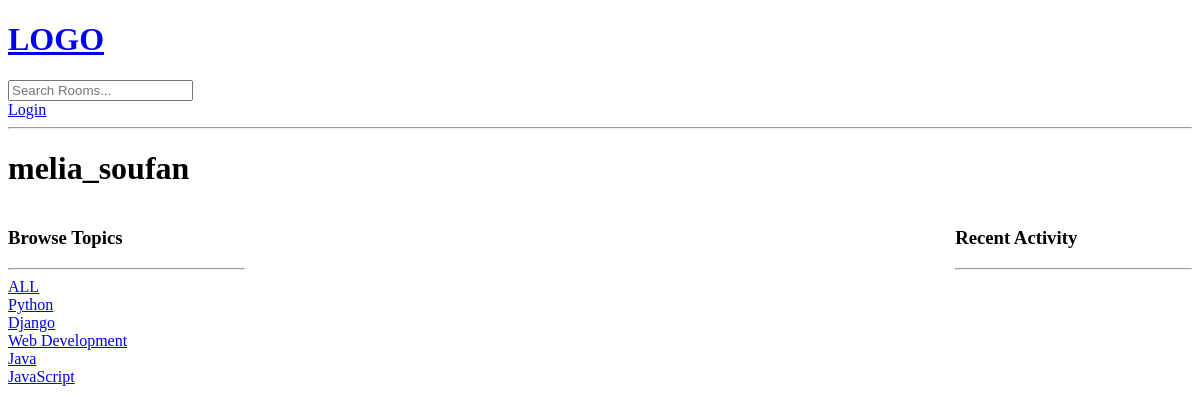
/profile/4, run on an earlier commit of the app's database.
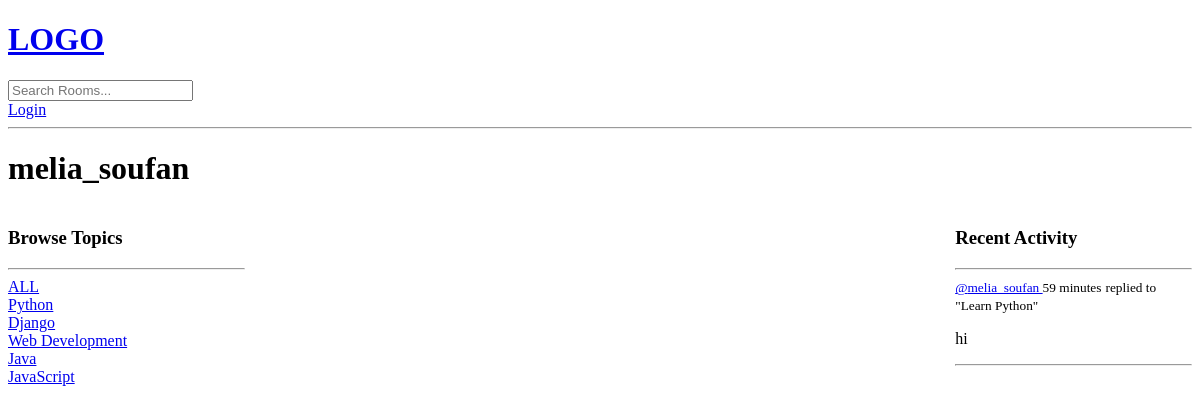
And on a later commit of the database.
### base/models.py (models this page shows, shortened)
class Topic(models.Model):
    name = models.CharField(max_length=200)

class Message(models.Model):
    user = models.ForeignKey(User, on_delete=models.CASCADE)
    room = models.ForeignKey(Room, on_delete=models.CASCADE)
    body = models.TextField()
    updated = models.DateTimeField(auto_now=True)
    created = models.DateTimeField(auto_now_add=True)
    class Meta:
        ordering = ['-updated', '-created']
    def __str__(self):
        return self.body[0:50]

class Room(models.Model):
    host = models.ForeignKey(User, on_delete=models.SET_NULL, null=True)
    topic = models.ForeignKey(Topic, on_delete=models.SET_NULL, null=True)
    name = models.CharField(max_length=200)
    description = models.TextField(null=True, blank=True)
    participants = models.ManyToManyField(User, related_name='participants', blank=True)
    updated = models.DateTimeField(auto_now=True)
    created = models.DateTimeField(auto_now_add=True)
    class Meta:
        ordering = ['-updated', '-created']
    def __str__(self):
        return self.name

### base/views.py (the view)
# urls.py: path('profile/<str:pk>', views.userProfile, name='user-profile'),
def userProfile(request, pk):
    user = User.objects.get(id=pk)
    rooms = user.room_set.all()
    room_messages = user.message_set.all()
    topics = Topic.objects.all()
    context = {'user': user, 'rooms': rooms,
               'room_messages': room_messages, 'topics': topics}
    return render(request, 'base/profile.html', context)

### base/templates/base/profile.html (shortened to what this page needs)
{% extends 'index.html' %}
{% block content %}
<h1>{{user.username}}</h1>
<div class="profile-container">
  <div>
    {% include 'base/topics_component.html' %}
  </div>
  <div>
  </div>
  <div>
    {% include 'base/activity_component.html' %}
  </div>
</div>
{% endblock %}

### templates/index.html (shortened to what this page needs)
<!DOCTYPE html>
<html lang="en">
<head>
</head>
<body>
  {%include 'navbar.html' %}
  {% block content %}
  {% endblock %}
</body>
</html>

### templates/navbar.html
<a href="/">
  <h1>LOGO</h1>
</a>
<form action="{% url 'home' %}" method="GET">
  <input type="text" name="q" placeholder="Search Rooms..." />
</form>
{% if request.user.is_authenticated %}
<p>Hello {{request.user}}</p>
<a href="{% url 'logout' %}">Logout</a>
{% else %}
<a href="{% url 'login' %}">Login</a>
{% endif %}
<hr>

### base/templates/base/topics_component.html
<h3>Browse Topics</h3>
<hr>
<div>
  <a href="{% url 'home' %}">ALL</a>
</div>
{% for topic in topics %}
<div>
  <a href="{% url 'home' %}?q={{topic.name}}">{{topic.name}}</a>
</div>
{% endfor %}

### base/templates/base/activity_component.html (shortened to what this page needs)
<h3>Recent Activity</h3>
<hr>
{% for message in room_messages %}
<div>
  <small><a href="{% url 'user-profile' message.user.id %}">@{{message.user}} </a> {{message.created|timesince}}</small>
  <small>replied to "{{message.room}}"</small>
  <p>{{message}}</p>
  <hr>
</div>
{% endfor %}

### base/templates/base/profile.html (style rules this page uses)
.profile-container { display: grid; grid-template-columns: 1fr 3fr 1fr; }

What changed in the data, as far as the page shows it:
added Message: user "melia_soufan", created "59 minutes", room "Learn Python", body "hi"
